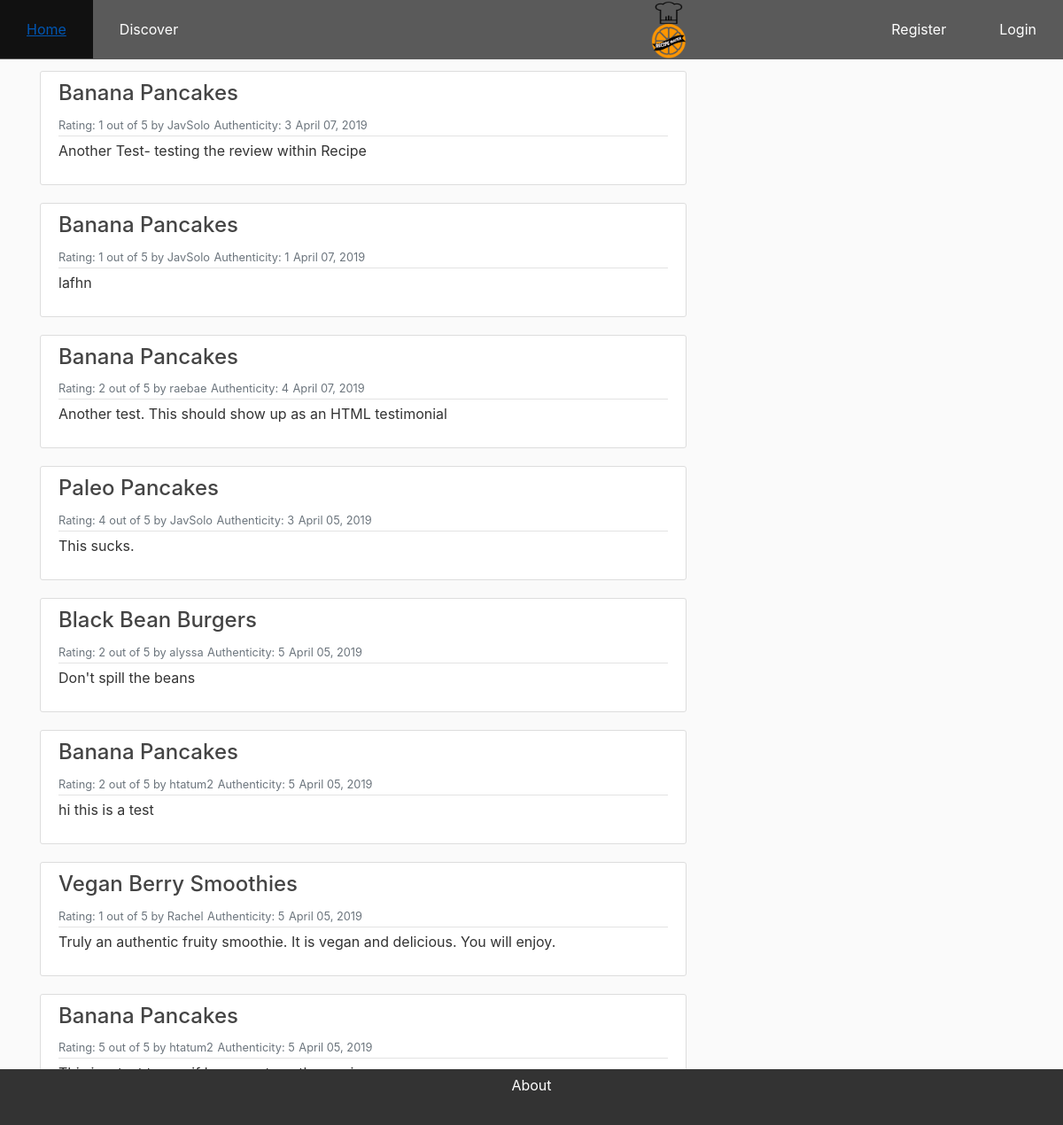
The app's page /reviews/ with its own data.
### master_app/models.py (models this page shows, shortened)
class Review(models.Model):
    review_name = models.CharField(max_length=100, default='')
    RATING_CHOICES = ((1, 1), (2, 2), (3, 3), (4, 4), (5, 5))
    rating = models.PositiveSmallIntegerField('Overall Rating (stars) ', blank=False, default = 3, choices = RATING_CHOICES)
    authenticityRating = models.PositiveSmallIntegerField('Authenticity Rating (stars) ', blank=False, default = 3, choices = RATING_CHOICES)
    comment = models.TextField(blank=True, null=True)
    user = models.ForeignKey(User, default=1, on_delete=models.CASCADE)
    date = models.DateField(default=date.today)
    recipe = models.ForeignKey(Recipe, on_delete=models.CASCADE)

class Recipe(models.Model):
    recipe_name = models.CharField(max_length=100)
    country = models.CharField(max_length=100, default='')
    category_choices = ((1, 'Vegan'), (2, 'Keto'), (3, 'Paleo'), (4, 'Vegetarian'), (5, 'General'))
    category = models.PositiveSmallIntegerField('Category', blank=False, default = 5, choices = category_choices)
    description = models.CharField(max_length=400, default='')
    calories = MinMaxFloat(min_value=0.0, max_value=10000.0, default=0.0)
    meal_PrepTime_Minutes= MinMaxFloat(min_value=5.0, max_value=10000.0)
    image = models.ImageField(default='food_default.jpg', upload_to='recipe_pics')
    ingredients_list = models.TextField(max_length=1000, default='')
    instructions = models.TextField(max_length=2000, default='')
    date_posted = models.DateTimeField(default=timezone.now)
    recipe_creator = models.ForeignKey(User, on_delete=models.CASCADE)

### master_app/views.py (the view)
# urls.py: path('reviews/', views.review_list, name='review_list'),
def review_list(request):
    latest_review_list = Review.objects.order_by('-date')[:9]
    context = {'latest_review_list': latest_review_list}
    return render(request, 'master_app/review_list.html', context)

### master_app/templates/master_app/review_list.html (shortened to what this page needs)
{% extends "master_app/base.html" %}
{% load crispy_forms_tags %}
{% block content %}
{% if latest_review_list %}
    {% for review in latest_review_list %}
        <article class="media content-section">
          <div class="media-body">
            <div class="article-metadata">
                <h4>{{review.recipe.recipe_name}}</h4>
                <small class="text-muted">Rating: {{ review.rating}} out of 5 by {{review.user}}</small>
                <small class="text-muted"> Authenticity: {{ review.authenticityRating}}</small>
                <small class="text-muted">{{ review.date|date:"F d, Y" }}</small>
            </div>
            <p class="article-content">{{ review.comment }}</p>
          </div>
        </article>
    {% endfor %}
</div>
    {% else %}
<p>No reviews are available.</p>
{% endif %}
{% endblock content %}

### master_app/static/master_app/main.css (style rules this page uses)
body { background: #fafafa; color: #333333; margin-top: 5rem; }
h1, h2, h3, h4, h5, h6 { color: #444444; }
.content-section { background: #ffffff; padding: 10px 20px; border: 1px solid #dddddd; border-radius: 3px; margin-bottom: 20px; }
.article-content { white-space: pre-line; }
.article-metadata { padding-bottom: 1px; margin-bottom: 4px; border-bottom: 1px solid #e3e3e3 }

### records on screen
Review: recipe.recipe_name "Banana Pancakes", rating "1", user "JavSolo", authenticityRating "3", date "April 07, 2019", comment "Another Test- testing the review within Recipe"
Review: recipe.recipe_name "Banana Pancakes", rating "1", user "JavSolo", authenticityRating "1", date "April 07, 2019", comment "lafhn"
Review: recipe.recipe_name "Banana Pancakes", rating "2", user "raebae", authenticityRating "4", date "April 07, 2019", comment "Another test. This should show up as an HTML testimonial"
Review: recipe.recipe_name "Paleo Pancakes", rating "4", user "JavSolo", authenticityRating "3", date "April 05, 2019", comment "This sucks."
Review: recipe.recipe_name "Black Bean Burgers", rating "2", user "alyssa", authenticityRating "5", date "April 05, 2019", comment "Don't spill the beans"
Review: recipe.recipe_name "Banana Pancakes", rating "2", user "htatum2", authenticityRating "5", date "April 05, 2019", comment "hi this is a test"
Review: recipe.recipe_name "Vegan Berry Smoothies", rating "1", user "Rachel", authenticityRating "5", date "April 05, 2019", comment "Truly an authentic fruity smoothie. It is vegan and delicious. You will enjoy."
Review: recipe.recipe_name "Banana Pancakes", rating "5", user "htatum2", authenticityRating "5", date "April 05, 2019"
